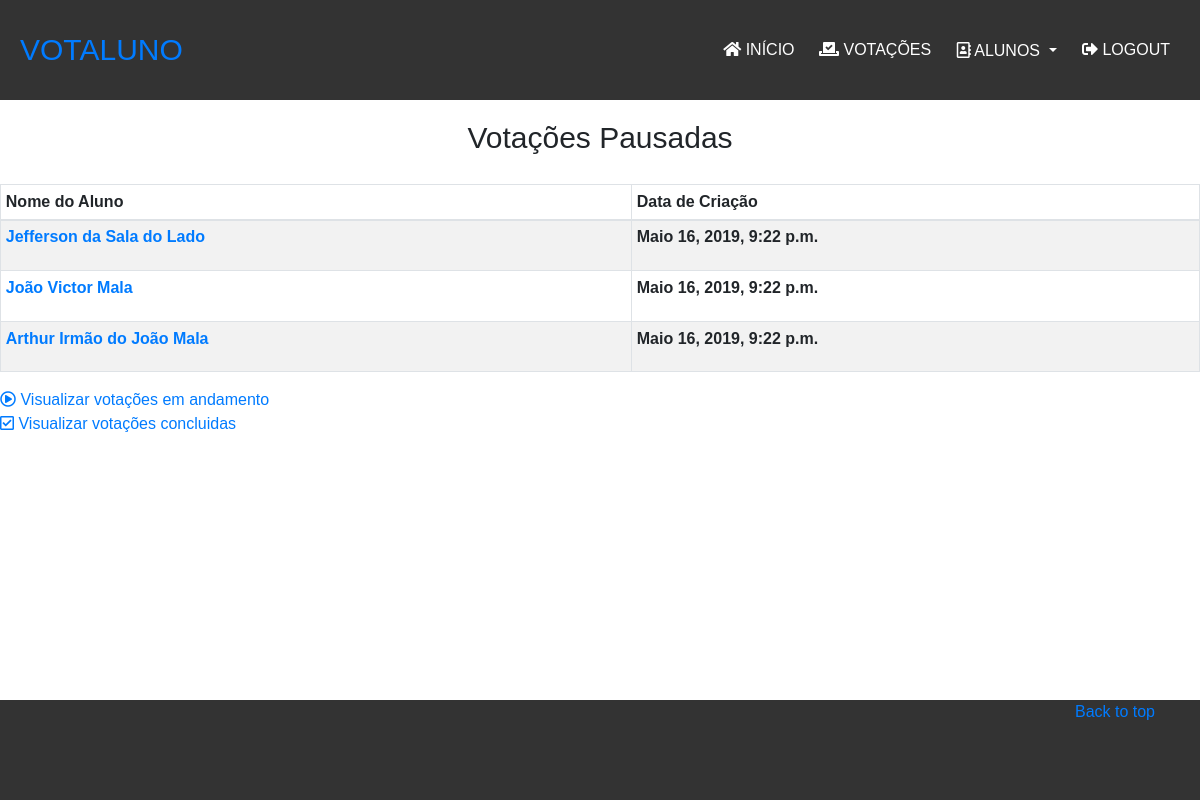
The page /pausadas/ (signed in) on the database its author committed.
### votacoes/models.py (models this page shows, shortened)
class Votacao(models.Model):
    aluno = models.ForeignKey(Aluno,on_delete=models.CASCADE)
    created_date = models.DateTimeField(default=now, editable=False)
    emAndamento = 1
    pausada = 2
    finalizada = 3
    escolhas =(
        (1,'Em Andamento'),
        (2,'Pausada'),
        (3,'Finalizada')
    )
    estado = models.IntegerField(choices=escolhas, default=2)
    class Meta:
        verbose_name_plural = 'votações'

class Aluno(models.Model):
    imagemAluno = models.ImageField(upload_to='images/')
    nomeAluno = models.CharField(
        max_length=255,
        null=False,
        blank=False
    )
    cpfAluno = models.CharField(
        max_length=14,
        null=False,
        blank=False
    )
    turmaAluno = models.ForeignKey("Turma",on_delete=models.CASCADE)

### votacoes/views.py (the view)
# urls.py: path('pausadas/',views.pausadas,name='pausadas'),
@login_required
def pausadas(request):
    context = {}
    votacoesPausadas = Votacao.objects.filter(estado=2)
    context['votacoesPausadas'] = votacoesPausadas
    return render(request,'votacoes/pausadas.html',context)

### votacoes/templates/votacoes/pausadas.html
{% extends 'baseSite.html' %}
{% block content %}
{% if votacoesPausadas %}
    <h2>Votações Pausadas</h2>
    <ul>
        <table id="dtVerticalScrollExample" class="table table-responsive-sm table-striped table-bordered table-sm" cellspacing="0"
        width="90%">
            <thead>
                <th>Nome do Aluno</th>
                <th> Data de Criação</th>
            </thead>
            <tbody>
                {% for Votacao in votacoesPausadas %}
                    <tr>
                        <th>
                            <li><a href="{% url 'exibirAluno' Votacao.aluno.cpfAluno %}">{{ Votacao.aluno.nomeAluno }}</a></li>
                        </th>
                        <th>
                            <p>{{ Votacao.created_date }}</p>
                        </th>
                    </tr>
                {% endfor %}
            </tbody>
        </table>
    </ul>
    <a href="{% url 'emAndamento' %}"><i class="far fa-play-circle"></i> Visualizar votações em andamento</a><br>
    <a href="{% url 'concluidas' %}"><i class="far fa-check-square"></i> Visualizar votações concluidas</a>
{% else %}
    <h2>Sem votações pausadas</h2>
    <a href="{% url 'emAndamento' %}"><i class="far fa-play-circle"></i> Visualizar votações em andamento</a><br>
    <a href="{% url 'concluidas' %}"><i class="far fa-check-square"></i> Visualizar votações concluidas</a>
{% endif %}
{% endblock %}

### votacoes/static/css/baseSite.css (style rules this page uses)
* { margin: 0; padding: 0; font-family: "montserrat",sans-serif; }

### votacoes/static/css/site.css (style rules this page uses)
h1,h2 { text-align: center; font-size: 30px; padding: 20px 0; }

### rows shown on the page
Votacao: aluno.nomeAluno "Jefferson da Sala do Lado", created_date "Maio 16, 2019, 9:22 p.m."
Votacao: aluno.nomeAluno "João Victor Mala", created_date "Maio 16, 2019, 9:22 p.m."
Votacao: aluno.nomeAluno "Arthur Irmão do João Mala", created_date "Maio 16, 2019, 9:22 p.m."
